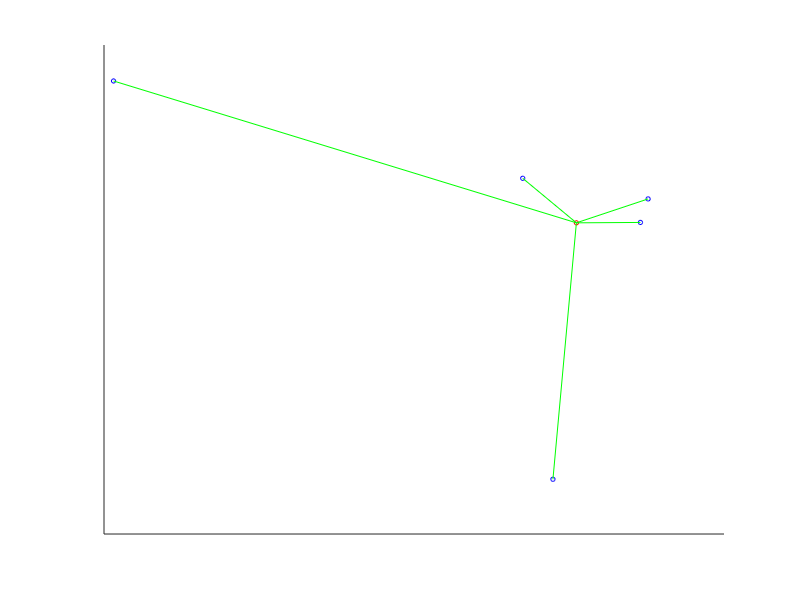

Source code (MATLAB):
% 3YP electrolyser location optimisation code
close all
clc

n = 5;                    % number of clients (depots)

xc = [-1.21726,-1.19719,-1.19285,-1.4946,-1.24657,-1.26362];  % x coordinates 
yc = [51.71164,51.72743,51.73705,51.78529,51.6224,51.74548];  % y coordinates
xc_range = linspace(-1.5,-1.1,100); % 100 different x coordinates will be tried
yc_range = linspace(51,52,100); % 100 different y coordinates will be tried
coord = [xc;        
         yc];
 
electrolyser = coord(:,1);                                    % Initial suggested location for electrolyser

Iterations = zeros(1);
for k = 1:length(xc_range)                                   % For every x possiblility
    for q = 1:length(yc_range) 
        d1_prev = sqrt((coord(1,1)-coord(1,2))^2 + (coord(2,1)-coord(2,2))^2);
        d2_prev = sqrt((coord(1,1)-coord(1,3))^2 + (coord(2,1)-coord(2,3))^2);
        d3_prev = sqrt((coord(1,1)-coord(1,4))^2 + (coord(2,1)-coord(2,4))^2);
        d4_prev = sqrt((coord(1,1)-coord(1,5))^2 + (coord(2,1)-coord(2,5))^2);
        d5_prev = sqrt((coord(1,1)-coord(1,6))^2 + (coord(2,1)-coord(2,6))^2);
        d_total_prev = d1_prev+d2_prev+d3_prev+d4_prev+d5_prev;
        d1 = sqrt((xc_range(k)-coord(1,2))^2 + (yc_range(q)-coord(2,2))^2);      % Distance between electrolyser and first depot
        d2 = sqrt((xc_range(k)-coord(1,3))^2 + (yc_range(q)-coord(2,3))^2);
        d3 = sqrt((xc_range(k)-coord(1,4))^2 + (yc_range(q)-coord(2,4))^2);
        d4 = sqrt((xc_range(k)-coord(1,5))^2 + (yc_range(q)-coord(2,5))^2);
        d5 = sqrt((xc_range(k)-coord(1,6))^2 + (yc_range(q)-coord(2,6))^2);
        d_total_now = d1+d2+d3+d4+d5; 
        if d_total_now < d_total_prev
            coord(1,1) = xc_range(k);
            coord(2,1) = yc_range(q);
            Iterations = [Iterations d_total_now]    % Used to test program, to see if distances get smaller
        end
    end
end

set(gca,'color','none')     % Removing background
scatter(coord(1,1),coord(2,1),10,'r')   % Plot the suggested electrolyser location
hold on
scatter(coord(1,2:end),coord(2,2:end),10,'b')   % 2 = marker size

plot([coord(1,1),coord(1,2)],[coord(2,1),coord(2,2)],'g')
hold on
plot([coord(1,1),coord(1,3)],[coord(2,1),coord(2,3)],'g')
plot([coord(1,1),coord(1,4)],[coord(2,1),coord(2,4)],'g')
plot([coord(1,1),coord(1,5)],[coord(2,1),coord(2,5)],'g')
plot([coord(1,1),coord(1,6)],[coord(2,1),coord(2,6)],'g')
% Removing tick labels
set(gca,'YTickLabel',[]); 
set(gca,'YTick',[]); 
set(gca,'XTickLabel',[]);
set(gca,'XTick',[]); 
coord(:,1)
set(gca,'color','none') % Removing background